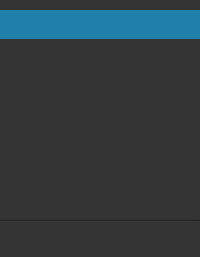
     <widget class="QFrame" name="frame">
      <property name="sizePolicy">
       <sizepolicy hsizetype="Preferred" vsizetype="Expanding">
        <horstretch>0</horstretch>
        <verstretch>0</verstretch>
       </sizepolicy>
      </property>
      <property name="minimumSize">
       <size>
        <width>0</width>
        <height>0</height>
       </size>
      </property>
      <property name="styleSheet">
       <string notr="true">background-color: #333;</string>
      </property>
      <property name="frameShape">
       <enum>QFrame::NoFrame</enum>
      </property>
      <property name="frameShadow">
       <enum>QFrame::Plain</enum>
      </property>
      <property name="lineWidth">
       <number>0</number>
      </property>
      <layout class="QVBoxLayout" name="verticalLayout_18">
       <property name="spacing">
        <number>5</number>
       </property>
       <property name="leftMargin">
        <number>0</number>
       </property>
       <property name="topMargin">
        <number>10</number>
       </property>
       <property name="rightMargin">
        <number>0</number>
       </property>
       <property name="bottomMargin">
        <number>0</number>
       </property>
       <item>
        <widget class="QToolButton" name="disButton_2">
         <property name="sizePolicy">
          <sizepolicy hsizetype="Preferred" vsizetype="Fixed">
           <horstretch>0</horstretch>
           <verstretch>0</verstretch>
          </sizepolicy>
         </property>
         <property name="toolTip">
          <string notr="true">Disassembly</string>
         </property>
         <property name="styleSheet">
          <string notr="true">QToolButton { /* all types of tool button */
     border: 5px solid #333;
     border-left: 10px solid #333;
	 border-right: 10px solid #333;
     border-radius: 0px;
     background-color: #333;
 }

QToolButton:hover {
     border: 5px solid #444;
     border-radius: 0px;
     background-color: #444;
 }

QToolButton:checked {
     border: 5px solid #2180a9;
     border-radius: 0px;
     background-color: #2180a9;
}

QToolTip {
	background-color: #444;
	border: 3px solid #444;
	color: rgb(232, 232, 232);
}</string>
         </property>
         <property name="text">
          <string notr="true"/>
         </property>
         <property name="icon">
          <iconset resource="../../resources.qrc">
           <normaloff>:/new/prefix1/img/icons/disas_light.png</normaloff>
           <activeon>:/new/prefix1/img/icons/disas_white.png</activeon>:/new/prefix1/img/icons/disas_light.png</iconset>
         </property>
         <property name="checkable">
          <bool>true</bool>
         </property>
         <property name="checked">
          <bool>true</bool>
         </property>
         <property name="autoExclusive">
          <bool>false</bool>
         </property>
         <attribute name="buttonGroup">
          <string notr="true">buttonGroup</string>
         </attribute>
        </widget>
       </item>
       <item>
        <widget class="QToolButton" name="graphButton_2">
         <property name="sizePolicy">
          <sizepolicy hsizetype="Preferred" vsizetype="Fixed">
           <horstretch>0</horstretch>
           <verstretch>0</verstretch>
          </sizepolicy>
         </property>
         <property name="toolTip">
          <string notr="true">Graph</string>
         </property>
         <property name="styleSheet">
          <string notr="true">QToolButton { /* all types of tool button */
     border: 5px solid #333;
     border-left: 10px solid #333;
	 border-right: 10px solid #333;
     border-radius: 0px;
     background-color: #333;
 }

QToolButton:hover {
     border: 5px solid #444;
     border-radius: 0px;
     background-color: #444;
 }

QToolButton:checked {
     border: 5px solid #2180a9;
     border-radius: 0px;
     background-color: #2180a9;
}

QToolTip {
	background-color: #444;
	border: 3px solid #444;
	color: rgb(232, 232, 232);
}</string>
         </property>
         <property name="text">
          <string/>
         </property>
         <property name="icon">
          <iconset resource="../../resources.qrc">
           <normaloff>:/new/prefix1/img/icons/graph_light.png</normaloff>
           <activeon>:/new/prefix1/img/icons/graph_white.png</activeon>:/new/prefix1/img/icons/graph_light.png</iconset>
         </property>
         <property name="checkable">
          <bool>true</bool>
         </property>
         <property name="autoExclusive">
          <bool>false</bool>
         </property>
         <attribute name="buttonGroup">
          <string notr="true">buttonGroup</string>
         </attribute>
        </widget>
       </item>
       <item>
        <widget class="QToolButton" name="hexButton_2">
         <property name="sizePolicy">
          <sizepolicy hsizetype="Preferred" vsizetype="Fixed">
           <horstretch>0</horstretch>
           <verstretch>0</verstretch>
          </sizepolicy>
         </property>
         <property name="toolTip">
          <string notr="true">Hexdump</string>
         </property>
         <property name="styleSheet">
          <string notr="true">QToolButton { /* all types of tool button */
     border: 5px solid #333;
     border-left: 10px solid #333;
	 border-right: 10px solid #333;
     border-radius: 0px;
     background-color: #333;
 }

QToolButton:hover {
     border: 5px solid #444;
     border-radius: 0px;
     background-color: #444;
 }

QToolButton:checked {
     border: 5px solid #2180a9;
     border-radius: 0px;
     background-color: #2180a9;
}

QToolTip {
	background-color: #444;
	border: 3px solid #444;
	color: rgb(232, 232, 232);
}</string>
         </property>
         <property name="text">
          <string/>
         </property>
         <property name="icon">
          <iconset resource="../../resources.qrc">
           <normaloff>:/new/prefix1/img/icons/hexdump_light.png</normaloff>
           <activeon>:/new/prefix1/img/icons/hexdump_white.png</activeon>:/new/prefix1/img/icons/hexdump_light.png</iconset>
         </property>
         <property name="checkable">
          <bool>true</bool>
         </property>
         <property name="autoExclusive">
          <bool>false</bool>
         </property>
         <attribute name="buttonGroup">
          <string notr="true">buttonGroup</string>
         </attribute>
        </widget>
       </item>
       <item>
        <spacer name="verticalSpacer_6">
         <property name="orientation">
          <enum>Qt::Vertical</enum>
         </property>
         <property name="sizeHint" stdset="0">
          <size>
           <width>20</width>
           <height>40</height>
          </size>
         </property>
        </spacer>
       </item>
       <item>
        <widget class="QToolButton" name="previewToolButton_2">
         <property name="toolTip">
          <string notr="true">Show/Hide preview panel</string>
         </property>
         <property name="styleSheet">
          <string notr="true">QToolButton { /* all types of tool button */
     border: 5px solid #333;
     border-left: 10px solid #333;
	 border-right: 10px solid #333;
     border-radius: 0px;
     background-color: #333;
 }

QToolButton:hover {
     border: 5px solid #444;
     border-left: 10px solid #444;
	 border-right: 10px solid #444;
     border-radius: 0px;
     background-color: #444;
 }

QToolButton:pressed {
     border: 5px solid #2180a9;
     border-left: 10px solid #2180a9;
	 border-right: 10px solid #2180a9;
     border-radius: 0px;
     background-color: #2180a9;
}

QToolButton:checkeds {
     border: 5px solid #2180a9;
     border-left: 10px solid #2180a9;
	 border-right: 10px solid #2180a9;
     border-radius: 0px;
     background-color: #2180a9;
}

QToolTip {
	background-color: #444;
	border: 3px solid #444;
	color: rgb(232, 232, 232);
}</string>
         </property>
         <property name="text">
          <string notr="true"/>
         </property>
         <property name="icon">
          <iconset resource="../../resources.qrc">
           <normaloff>:/new/prefix1/img/icons/eye.png</normaloff>
           <activeon>:/new/prefix1/img/icons/eye_white.png</activeon>:/new/prefix1/img/icons/eye.png</iconset>
         </property>
         <property name="checkable">
          <bool>true</bool>
         </property>
         <property name="checked">
          <bool>true</bool>
         </property>
        </widget>
       </item>
       <item>
        <widget class="QToolButton" name="memSideToolButton">
         <property name="toolTip">
          <string notr="true">Show/Hide memory sidebar</string>
         </property>
         <property name="styleSheet">
          <string notr="true">QToolButton { /* all types of tool button */
     border: 5px solid #333;
     border-left: 10px solid #333;
	 border-right: 10px solid #333;
     border-radius: 0px;
     background-color: #333;
 }

QToolButton:hover {
     border: 5px solid #444;
     border-left: 10px solid #444;
	 border-right: 10px solid #444;
     border-radius: 0px;
     background-color: #444;
 }

QToolButton:pressed {
     border: 5px solid #2180a9;
     border-left: 10px solid #2180a9;
	 border-right: 10px solid #2180a9;
     border-radius: 0px;
     background-color: #2180a9;
}

QToolButton:checkeds {
     border: 5px solid #2180a9;
     border-left: 10px solid #2180a9;
	 border-right: 10px solid #2180a9;
     border-radius: 0px;
     background-color: #2180a9;
}

QToolTip {
	background-color: #444;
	border: 3px solid #444;
	color: rgb(232, 232, 232);
}</string>
         </property>
         <property name="text">
          <string notr="true"/>
         </property>
         <property name="icon">
          <iconset resource="../../resources.qrc">
           <normaloff>:/new/prefix1/img/icons/right.png</normaloff>:/new/prefix1/img/icons/right.png</iconset>
         </property>
         <property name="checkable">
          <bool>true</bool>
         </property>
        </widget>
       </item>
       <item>
        <widget class="Line" name="line">
         <property name="orientation">
          <enum>Qt::Horizontal</enum>
         </property>
        </widget>
       </item>
       <item>
        <widget class="QToolButton" name="memSettingsButton_2">
         <property name="toolTip">
          <string notr="true">Settings</string>
         </property>
         <property name="styleSheet">
          <string notr="true">QToolButton { /* all types of tool button */
     border: 5px solid #333;
     border-left: 10px solid #333;
	 border-right: 10px solid #333;
     border-radius: 0px;
     background-color: #333;
 }

QToolButton:hover {
     border: 5px solid #444;
     border-radius: 0px;
     background-color: #444;
 }

QToolButton:pressed {
     border: 5px solid #2180a9;
     border-radius: 0px;
     background-color: #2180a9;
}

QToolTip {
	background-color: #444;
	border: 3px solid #444;
	color: rgb(232, 232, 232);
}</string>
         </property>
         <property name="text">
          <string/>
         </property>
         <property name="icon">
          <iconset resource="../../resources.qrc">
           <normaloff>:/new/prefix1/img/icons/cog_light.png</normaloff>:/new/prefix1/img/icons/cog_light.png</iconset>
         </property>
         <property name="popupMode">
          <enum>QToolButton::InstantPopup</enum>
         </property>
         <property name="autoRaise">
          <bool>true</bool>
         </property>
        </widget>
       </item>
      </layout>
     </widget>
